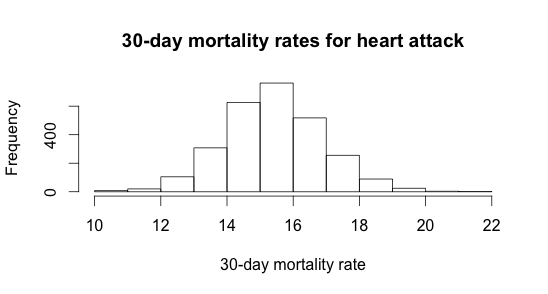

Write the R code that produced this figure.
## Changing working directory to the directory where the data are unzipped
## Serve as the new working directory
setwd("ProgAssignment3-data/")

outcome <- read.csv("outcome-of-care-measures.csv", colClasses = "character")
outcome[, 11] <- as.numeric(outcome[, 11])

hist(outcome[, 11], main = "30-day mortality rates for heart attack",
     xlab = "30-day mortality rate")
